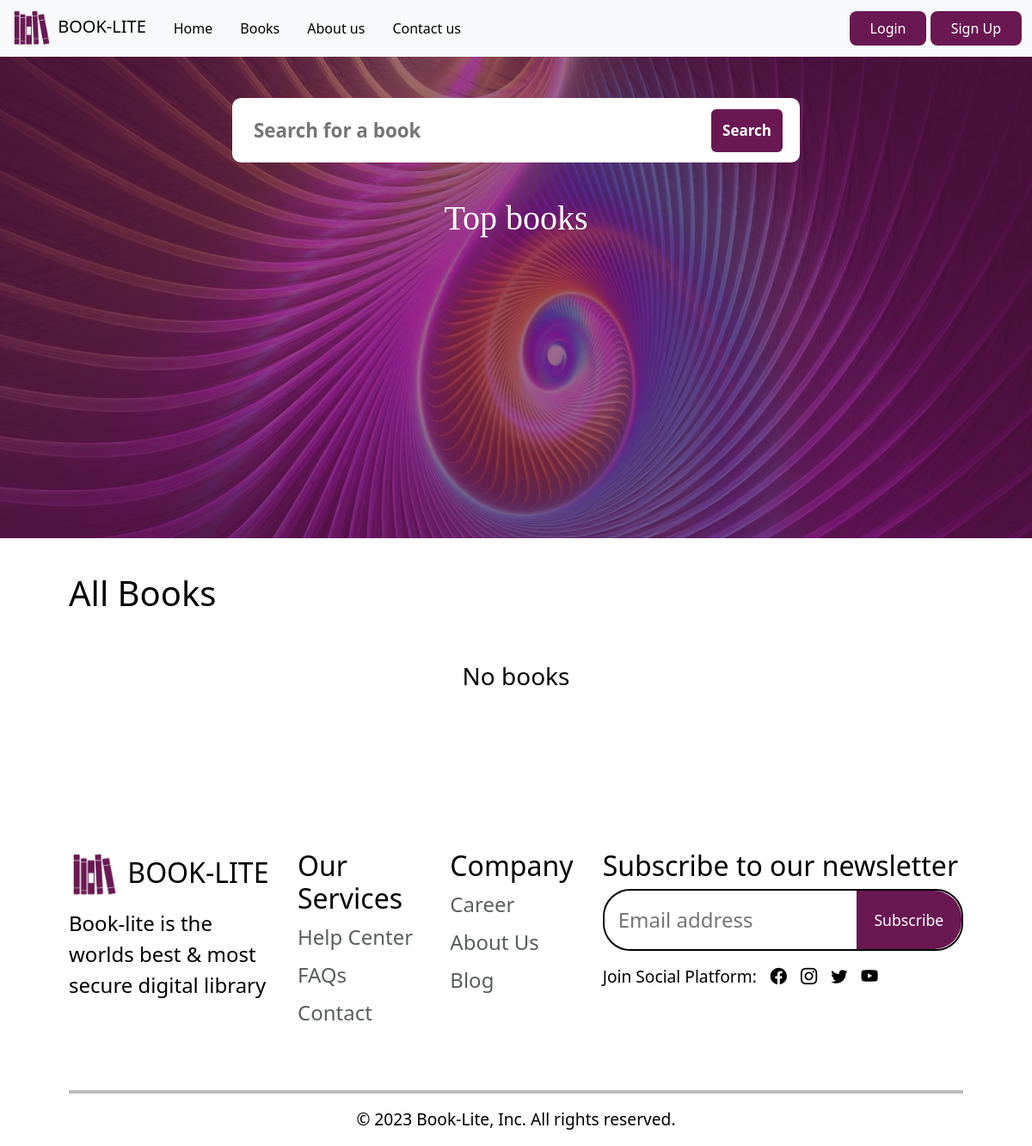
Before: /books with the older database file.
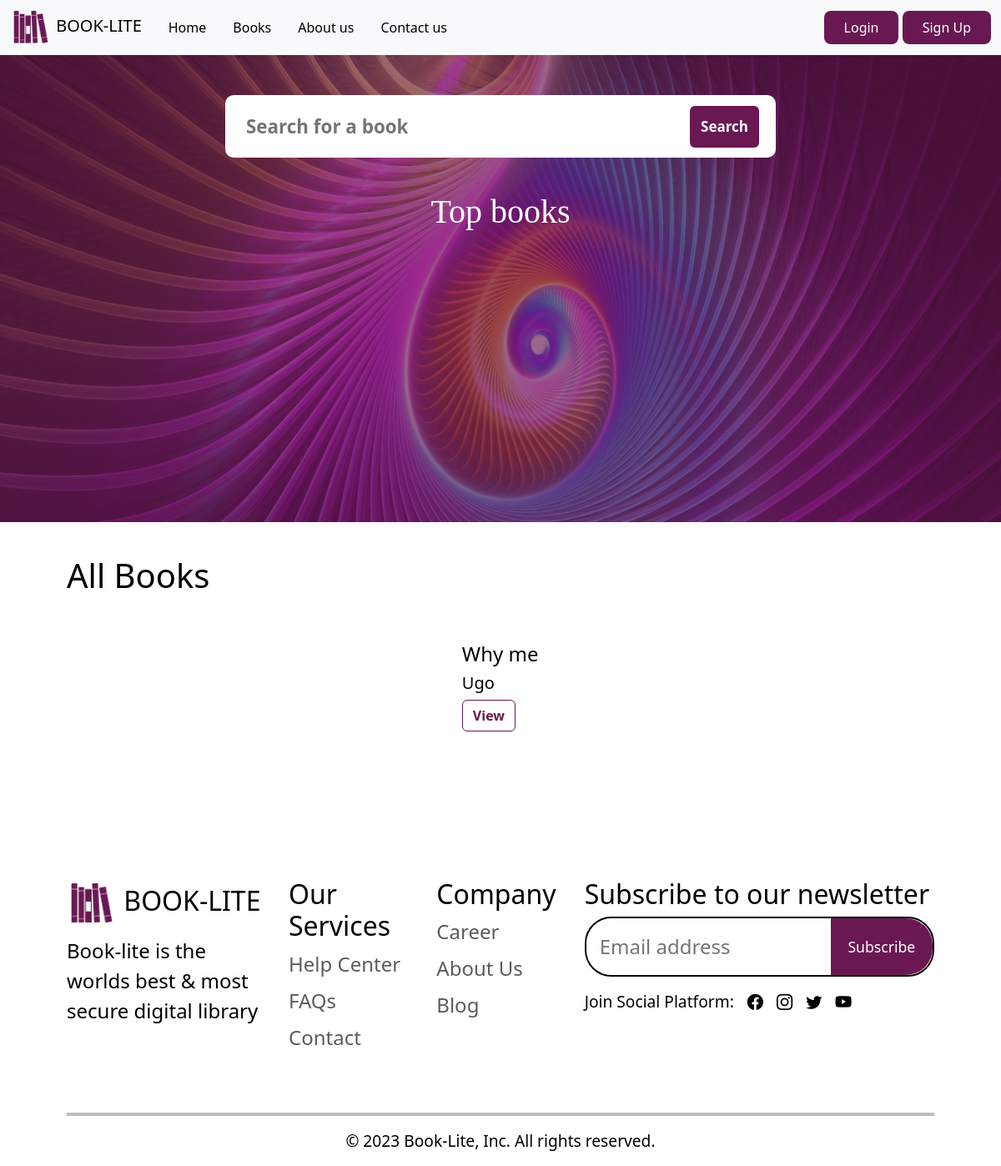
After: the same page with the newer database file.
### models/models.py (models this page shows)
class Book(db.Model):
    id = db.Column(db.String, primary_key=True)
    title = db.Column(db.String(100), nullable=False)
    author = db.Column(db.String(100), nullable=False)
    description = db.Column(db.Text, nullable=False)
    cover_path = db.Column(db.String(100), nullable=False)
    file_path = db.Column(db.String(100), nullable=False)
    category_id = db.Column(db.String, db.ForeignKey('category.id'), nullable=False)
    rentals = db.relationship('Rental', backref='book', lazy=True)

### routes/views.py (the view)
@views.route("/books")
def books():
    books = Book.query.all()
    return render_template("book.html", books=books, popular_books=get_popular_books())

### main.py (called while the page is built)
@login_manager.request_loader
def load_user_from_request(request):
    auth_token = request.headers.get("Authorization")
    if auth_token:
        user = User.verify_auth_token(auth_token)
        if user:
            return user
    return None

@app.context_processor
def inject_global_vars():
    return dict(user=current_user)

### routes/views.py (called while the page is built)
def get_popular_books():
    return (
        Book.query.join(Rental)
        .group_by(Book.id)
        .order_by(db.func.count(Rental.id).desc())
        .limit(3)
        .all()
    )

### templates/book.html (shortened to what this page needs)
{% extends 'base.html' %} {%block title %}Books{% endblock %} {% block content
%}
<div class="hero" id="hero">
  <div class="back-drop">
    <div class="search-panel">
      <form action="{{ url_for('views.search') }}" method="post">
        <input
          type="text"
          class="search-input-field"
          placeholder="Search for a book"
          name="search"
        />
        <button type="submit" class="btn">Search</button>
      </form>
    </div>
    <div class="result">
      {% if search_results %}
      <div class="text-content">
        {% for book in search_results %}
        <div class="book">
          <div class="book-image">
            <img src="/static/images/covers/{{ book.cover_path }}" alt="" />
          </div>
          <div class="boring-texts">
            <h4>{{ book.title }}</h4>
            <h5>{{ book.author }}</h5>
          </div>
        </div>
        {% endfor %}
      </div>
      {% else %}
      <h1>Top books</h1>
      <div class="text-content top">
      </div>
      {% endif %}
    </div>
  </div>
</div>
<div class="features">
  <div class="container">
    <h1>All Books</h1>
    <div class="row">
      {% if books %} {% for book in books %}
      <div class="col-lg-4 features-item">
        <div class="content">
          <h4>{{ book.title }}</h4>
          <h5>{{ book.author }}</h5>
          <a href="" class="btn btn-outline-dark">View</a>
        </div>
      </div>
      {% endfor %} {% else %}
      <h3 style="text-align: center">No books</h3>
      {% endif %}
    </div>
  </div>
</div>
 {% endblock %}

Changed rows visible on the page:
added Book: title "Why me", author "Ugo"
Other visible differences:
text no longer shown: "No books"
